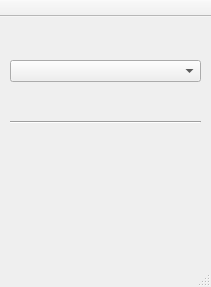
<?xml version="1.0" encoding="UTF-8"?>
<ui version="4.0">
 <class>CasperAppWindow</class>
 <widget class="QMainWindow" name="CasperAppWindow">
  <property name="windowModality">
   <enum>Qt::NonModal</enum>
  </property>
  <property name="geometry">
   <rect>
    <x>0</x>
    <y>0</y>
    <width>211</width>
    <height>287</height>
   </rect>
  </property>
  <property name="minimumSize">
   <size>
    <width>211</width>
    <height>287</height>
   </size>
  </property>
  <property name="maximumSize">
   <size>
    <width>211</width>
    <height>287</height>
   </size>
  </property>
  <property name="windowTitle">
   <string>Casper DNS</string>
  </property>
  <property name="toolButtonStyle">
   <enum>Qt::ToolButtonIconOnly</enum>
  </property>
  <property name="documentMode">
   <bool>false</bool>
  </property>
  <property name="tabShape">
   <enum>QTabWidget::Triangular</enum>
  </property>
  <property name="dockNestingEnabled">
   <bool>false</bool>
  </property>
  <property name="unifiedTitleAndToolBarOnMac">
   <bool>true</bool>
  </property>
  <widget class="QWidget" name="centralwidget">
   <property name="autoFillBackground">
    <bool>true</bool>
   </property>
   <property name="styleSheet">
    <string notr="true"/>
   </property>
   <widget class="QWidget" name="verticalLayoutWidget">
    <property name="geometry">
     <rect>
      <x>0</x>
      <y>0</y>
      <width>211</width>
      <height>211</height>
     </rect>
    </property>
    <layout class="QVBoxLayout" name="verticalLayout">
     <property name="leftMargin">
      <number>10</number>
     </property>
     <property name="topMargin">
      <number>10</number>
     </property>
     <property name="rightMargin">
      <number>10</number>
     </property>
     <property name="bottomMargin">
      <number>10</number>
     </property>
     <item>
      <widget class="QComboBox" name="m_service_list"/>
     </item>
     <item>
      <widget class="Line" name="line">
       <property name="orientation">
        <enum>Qt::Horizontal</enum>
       </property>
      </widget>
     </item>
     <item>
      <layout class="QGridLayout" name="gridLayout">
       <item row="0" column="1">
        <widget class="UIButton" name="m_service_btn">
         <property name="autoFillBackground">
          <bool>true</bool>
         </property>
         <property name="text">
          <string/>
         </property>
         <property name="icon">
		 <iconset resource="../artwork/qt_icon_resource.qrc">
           <normaloff>:/casper/artwork/casper_ui_off_button.png</normaloff>:/casper/artwork/casper_ui_off_button.png</iconset>
         </property>
         <property name="iconSize">
          <size>
           <width>128</width>
           <height>128</height>
          </size>
         </property>
         <property name="checkable">
          <bool>true</bool>
         </property>
         <property name="autoDefault">
          <bool>true</bool>
         </property>
         <property name="default">
          <bool>true</bool>
         </property>
         <property name="flat">
          <bool>true</bool>
         </property>
        </widget>
       </item>
      </layout>
     </item>
    </layout>
   </widget>
  </widget>
  <widget class="QMenuBar" name="menubar">
   <property name="geometry">
    <rect>
     <x>0</x>
     <y>0</y>
     <width>211</width>
     <height>22</height>
    </rect>
   </property>
  </widget>
  <widget class="QStatusBar" name="statusbar"/>
  <widget class="QToolBar" name="toolBar">
   <property name="windowTitle">
    <string>toolBar</string>
   </property>
   <property name="movable">
    <bool>false</bool>
   </property>
   <property name="floatable">
    <bool>false</bool>
   </property>
   <attribute name="toolBarArea">
    <enum>TopToolBarArea</enum>
   </attribute>
   <attribute name="toolBarBreak">
    <bool>false</bool>
   </attribute>
  </widget>
 </widget>
 <customwidgets>
  <customwidget>
   <class>UIButton</class>
   <extends>QPushButton</extends>
   <header location="global">ui_button.h</header>
  </customwidget>
 </customwidgets>
 <resources>
	 <include location="../artwork/qt_icon_resource.qrc"/>
 </resources>
 <connections/>
</ui>
